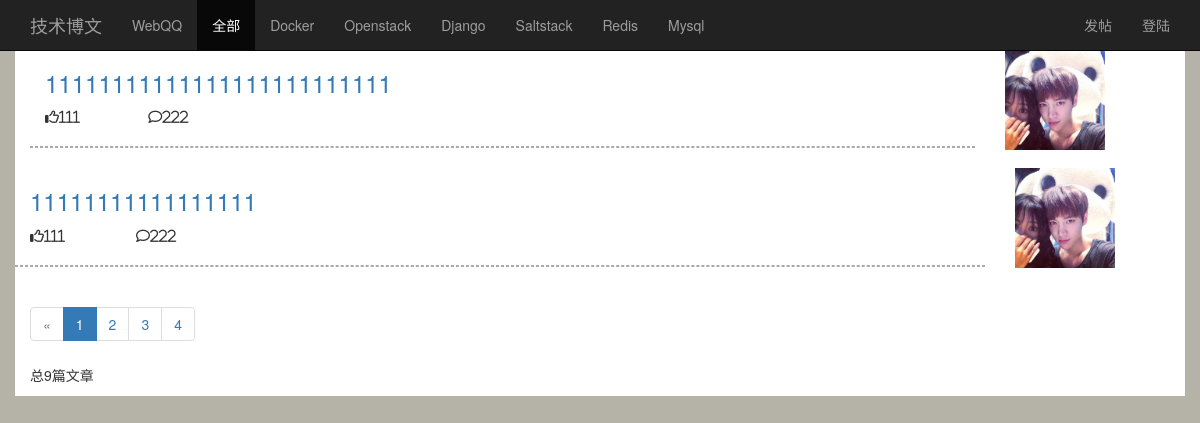
The app's page /category/all/ with its own data.
### app01/models.py (models this page shows, shortened)
class Category(models.Model):
    name = models.CharField(max_length=64,unique=True)
    set_as_top_menu = models.BooleanField(default=True)

class Article(models.Model):
    title = models.CharField(max_length=128,unique=True)
    author = models.ForeignKey("UserProifle")
    category = models.ForeignKey("Category")
    pub_date = models.DateTimeField(auto_now_add=True,auto_created=True)
    tags = models.ManyToManyField("Tag", null=True)
    body = models.TextField(max_length=100000)
    head_img = models.ImageField(upload_to="uploads")
    status_choices = ((0,'草稿'),(1,'发布'),(2,'隐藏'))
    priority = models.SmallIntegerField(default=1000,verbose_name="优先级")

### app01/views.py (the view)
# urls.py: url(r'^category/(\d+|all)/$', views.category,name="category" ),
def category(request,category_id):
    categories = models.Category.objects.filter(set_as_top_menu=True)
    if category_id == 'all':
        articles = models.Article.objects.all().order_by("-id")    #倒叙
    else:
        articles = models.Article.objects.filter(category_id=category_id).order_by("-id")     #根据ID过滤后的数据 然后在分页
    paginator = Paginator(articles, 2)  #分页功能  2的意思是一页分2条
    page = request.GET.get('page')         #前端发送一个page  去url里面取page的值
    try:
        contacts = paginator.page(page)          #如果不是整理
    except PageNotAnInteger:
        contacts = paginator.page(1)
    except EmptyPage:                     #如果是空页
        contacts = paginator.page(paginator.num_pages)       #最后一页返回给用户
    return render(request,'index.html',{'categories':categories,'articles':contacts})

### app01/templatetags/bbs_tags.py (called while the page is built)
@register.simple_tag
def truncate_upload_img(img_src):
    print(img_src.name,img_src.name.lstrip('/uploads/'))
    return img_src.name.split('/')[1]

@register.simple_tag
def redner_paginator_btn(articles,page):
    current_page = articles.number          #前端写的自定义模板传入了articles的值，这个值是在views中生成的django分页方法，所以这里还可以使用这个articles.number方法
    if abs(current_page - page) <= 3:
        htmle = """<li><a href="?page={page}">{page}</a></li>""".format(page=page)
        return mark_safe(htmle)               #把写的html返回给前端中的自定义模块区域，
    return ''

### templates/index.html (shortened to what this page needs)
{% extends "base.html" %}
{% load bbs_tags %}
{% block body %}
    <nav class="navbar navbar-inverse navbar-fixed-top">
        <div class="container">
            <div class="navbar-header">
                <a class="navbar-brand" href="#">技术博文</a>
                <div id=" navbar" class="collapse navbar-collapse"></div>
            </div>
            <div>
                <ul class="nav navbar-nav">
                     <li class=""><a href="{% url 'webqq' %}">WebQQ</a></li>
                    <li class=""><a href="{% url 'category' 'all' %}">全部</a></li>
                    {% for category in categories %}
                        <li class=""><a href="{% url 'category' category.id %}">{{ category.name }}</a></li>
                    {% endfor %}
                </ul>
                <ul class="nav navbar-nav navbar-right">
                    <li class=""><a href="{% url 'new_article' %}">发帖</a></li>
                    {% if request.user.is_authenticated %}
                        <li class="dropdown">
                            <a href="#" class="dropdown-toggle" data-toggle="dropdown" role="button" aria-haspopup="true" aria-expanded="false">{{ request.user }} <span class="caret"></span></a>
                            <ul class="dropdown-menu">
                                    <li><a href="{% url "logout" %}">注销</a></li>
                                    <li><a href="#">none</a></li>
                            </ul>
                        </li>
                    {% else %}
                    <li class=""><a href="{% url "login" %}">登陆</a></li>
                    {% endif %}
                </ul>
            </div>
        </div>
    </nav>
    <div class="container" style="background-color: white;">
        {% block container %}
            <div class="row">
            <div class="col-lg-12">
                {% block left-panel-content %}
                    {% for article in articles %}
                        <div class="row">
                            <div class="col-lg-10">
                                <div class="col-lg-8">
                                    <h3><a href="{% url 'article_detail'  article.id %}">{{ article.title }}</a></h3>
                                </div>
                                <div class="row">
                                    <div class="col-lg-8">
                                        <div class="col-md-2">
                                            <i class="fa fa-thumbs-o-up" aria-hidden="true">111</i>
                                        </div>
                                        <div class="col-md-2">
                                            <i class="fa fa-comment-o" aria-hidden="true">222</i>
                                        </div>
                                    </div>
                                </div>
                                <hr style="border: 1px dashed darkgray">
                            </div>
                            <div class="col-lg-2">
                                <img height="100px" width="100px"
                                     src="/static/{% truncate_upload_img article.head_img %}">
                            </div>
                        </div>
                        </div>
                    {% endfor %}
                    <nav aria-label="...">
                        <ul class="pagination">
                            <li class="disabled"><a href="#" aria-label="Previous"><span
                                    aria-hidden="true">&laquo;</span></a>
                            </li>
                            {% for page in articles.paginator.page_range %}
                                {% if articles.number == page %}
                                    <li class="active"><a href="?page={{ page }}">{{ page }}</a></li>
                                {% else %}
                                    {% redner_paginator_btn articles page %}
                                {% endif %}
                            {% endfor %}
                        </ul>
                    </nav>
                    <p>总{{ articles.paginator.count }}篇文章</p>
                {% endblock %}
            <div class="col-lg-4">
            </div>
        {% endblock %}
        </div>
{% endblock %}

### templates/base.html (shortened to what this page needs)
<!DOCTYPE html>
<html lang="zh-CN"><head><meta http-equiv="Content-Type" content="text/html; charset=UTF-8">
    <link href="/static/css/bootstrap.min.css" rel="stylesheet">
    <link href="/static/css/ie10-viewport-bug-workaround.css" rel="stylesheet">
    <link href="/static/css/starter-template.css" rel="stylesheet">
    <link href="http://libs.baidu.com/fontawesome/4.0.3/css/font-awesome.css" rel="stylesheet">
  </head>
  <body  style="background-color: #B5B3A7;">
{% block body %}{% endblock %}
</body></html>

### statics/css/starter-template.css (style rules this page uses)
body { padding-top: 50px; }

### records on screen
Category: name "Docker"
Category: name "Openstack"
Category: name "Django"
Category: name "Saltstack"
Category: name "Redis"
Category: name "Mysql"
Article: title "11111111111111111111111111", head_img (picture)
Article: title "11111111111111111", head_img (picture)

### other values on screen
{{ page }} "1"
{{ articles.paginator.count }} "9"
